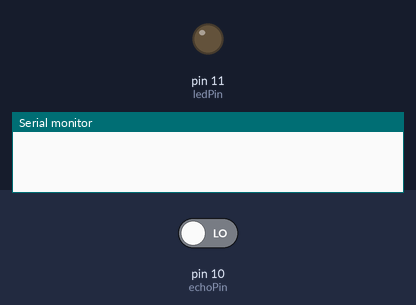
Simulated run of this sketch. Board: Arduino Uno, built with avr-gcc and run on an emulated ATmega328P. Shown: output pins drawn as LEDs (lit = HIGH), the last lines printed to the serial monitor. The test bench sets the inputs (shaded band); at power-on: pin 10 (echoPin) LOW. Pins used as bus, display or sensor lines are not drawn.

Above: at 0.1 s.
At 2.1 s:
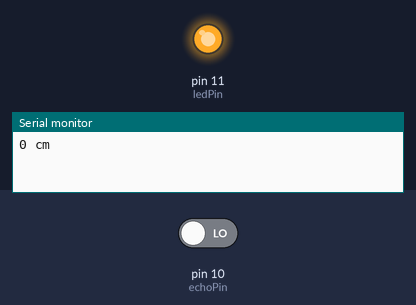
Timing chart, 0 to 3.6 s (numbered marks = the images above):
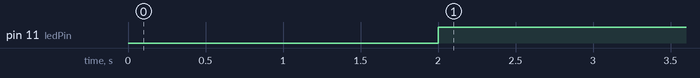

Measured:
- by itself, pin 11 (ledPin): LOW → HIGH at 2.0 s

The sketch:

Ultrasound.ino
```cpp
/*
 * HC-SR04 example sketch
 *
 * https://create.arduino.cc/projecthub/Isaac100/getting-started-with-the-hc-sr04-ultrasonic-sensor-036380
 *
 * by Isaac100
 */
const byte ledPin=11;
const int trigPin = 2;
const int echoPin = 10;
volatile byte state=LOW;
volatile long distance,duration;

void setup() {
  pinMode(ledPin, OUTPUT);
  attachInterrupt(digitalPinToInterrupt(trigPin),triggerisr,CHANGE);
  pinMode(trigPin, OUTPUT);
  pinMode(echoPin, INPUT);
  Serial.begin(9600);
}
void triggerisr(){
 duration = pulseIn(echoPin, HIGH);
  distance = (duration/2) / 29.1;

  if (distance < 15) { state=HIGH;}
  else state=LOW;
}
void loop() {
  digitalWrite(trigPin, LOW);  // Added this line
  delayMicroseconds(2); // Added this line
  digitalWrite(trigPin, HIGH);
  delayMicroseconds(10); // Added this line
  digitalWrite(trigPin, LOW);
   digitalWrite(ledPin,state);
    Serial.print(distance);
    Serial.println(" cm");
  delay(500);
}
```
